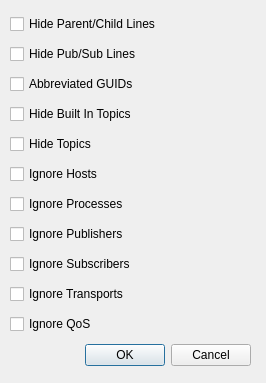
<?xml version="1.0" encoding="UTF-8"?>
<ui version="4.0">
 <class>NodeOptionsDialog</class>
 <widget class="QDialog" name="NodeOptionsDialog">
  <property name="geometry">
   <rect>
    <x>0</x>
    <y>0</y>
    <width>266</width>
    <height>383</height>
   </rect>
  </property>
  <property name="sizePolicy">
   <sizepolicy hsizetype="Expanding" vsizetype="Expanding">
    <horstretch>0</horstretch>
    <verstretch>0</verstretch>
   </sizepolicy>
  </property>
  <property name="minimumSize">
   <size>
    <width>0</width>
    <height>0</height>
   </size>
  </property>
  <property name="maximumSize">
   <size>
    <width>64000</width>
    <height>64000</height>
   </size>
  </property>
  <property name="windowTitle">
   <string>Node Options</string>
  </property>
  <widget class="QWidget" name="layoutWidget">
   <property name="geometry">
    <rect>
     <x>10</x>
     <y>10</y>
     <width>241</width>
     <height>361</height>
    </rect>
   </property>
   <layout class="QVBoxLayout" name="verticalLayout_2">
    <item>
     <layout class="QGridLayout" name="gridLayout_2">
      <item row="0" column="0">
       <widget class="QCheckBox" name="parentChild">
        <property name="text">
         <string>Hide Parent/Child Lines</string>
        </property>
       </widget>
      </item>
     </layout>
    </item>
    <item>
     <layout class="QVBoxLayout" name="verticalLayout_6">
      <item>
       <widget class="QCheckBox" name="pubSub">
        <property name="text">
         <string>Hide Pub/Sub Lines</string>
        </property>
       </widget>
      </item>
     </layout>
    </item>
    <item>
     <layout class="QVBoxLayout" name="verticalLayout_3">
      <item>
       <widget class="QCheckBox" name="abbrGUIDs">
        <property name="text">
         <string>Abbreviated GUIDs</string>
        </property>
       </widget>
      </item>
     </layout>
    </item>
    <item>
     <layout class="QGridLayout" name="gridLayout_3">
      <item row="0" column="0">
       <widget class="QCheckBox" name="ignoreBuiltinTopics">
        <property name="text">
         <string>Hide Built In Topics</string>
        </property>
       </widget>
      </item>
     </layout>
    </item>
    <item>
     <layout class="QGridLayout" name="gridLayout_4">
      <item row="0" column="0">
       <widget class="QCheckBox" name="hideTopics">
        <property name="text">
         <string>Hide Topics</string>
        </property>
       </widget>
      </item>
     </layout>
    </item>
    <item>
     <layout class="QGridLayout" name="gridLayout_5">
      <item row="0" column="0">
       <widget class="QCheckBox" name="ignoreHosts">
        <property name="text">
         <string>Ignore Hosts</string>
        </property>
       </widget>
      </item>
     </layout>
    </item>
    <item>
     <layout class="QGridLayout" name="gridLayout_6">
      <item row="0" column="0">
       <widget class="QCheckBox" name="ignoreProcs">
        <property name="text">
         <string>Ignore Processes</string>
        </property>
       </widget>
      </item>
     </layout>
    </item>
    <item>
     <layout class="QGridLayout" name="gridLayout_7">
      <item row="0" column="0">
       <widget class="QCheckBox" name="ignorePubs">
        <property name="text">
         <string>Ignore Publishers</string>
        </property>
       </widget>
      </item>
     </layout>
    </item>
    <item>
     <layout class="QGridLayout" name="gridLayout_8">
      <item row="0" column="0">
       <widget class="QCheckBox" name="ignoreSubs">
        <property name="text">
         <string>Ignore Subscribers</string>
        </property>
       </widget>
      </item>
     </layout>
    </item>
    <item>
     <layout class="QVBoxLayout" name="verticalLayout_4">
      <item>
       <widget class="QCheckBox" name="ignoreTransports">
        <property name="text">
         <string>Ignore Transports</string>
        </property>
       </widget>
      </item>
     </layout>
    </item>
    <item>
     <layout class="QVBoxLayout" name="verticalLayout">
      <item>
       <widget class="QCheckBox" name="ignoreQos">
        <property name="text">
         <string>Ignore QoS</string>
        </property>
       </widget>
      </item>
     </layout>
    </item>
    <item>
     <layout class="QHBoxLayout" name="horizontalLayout_2">
      <item>
       <widget class="QDialogButtonBox" name="buttonBox">
        <property name="orientation">
         <enum>Qt::Horizontal</enum>
        </property>
        <property name="standardButtons">
         <set>QDialogButtonBox::Cancel|QDialogButtonBox::Ok</set>
        </property>
       </widget>
      </item>
     </layout>
    </item>
   </layout>
  </widget>
 </widget>
 <resources/>
 <connections>
  <connection>
   <sender>buttonBox</sender>
   <signal>accepted()</signal>
   <receiver>NodeOptionsDialog</receiver>
   <slot>accept()</slot>
   <hints>
    <hint type="sourcelabel">
     <x>248</x>
     <y>254</y>
    </hint>
    <hint type="destinationlabel">
     <x>157</x>
     <y>274</y>
    </hint>
   </hints>
  </connection>
  <connection>
   <sender>buttonBox</sender>
   <signal>rejected()</signal>
   <receiver>NodeOptionsDialog</receiver>
   <slot>reject()</slot>
   <hints>
    <hint type="sourcelabel">
     <x>316</x>
     <y>260</y>
    </hint>
    <hint type="destinationlabel">
     <x>286</x>
     <y>274</y>
    </hint>
   </hints>
  </connection>
 </connections>
</ui>
